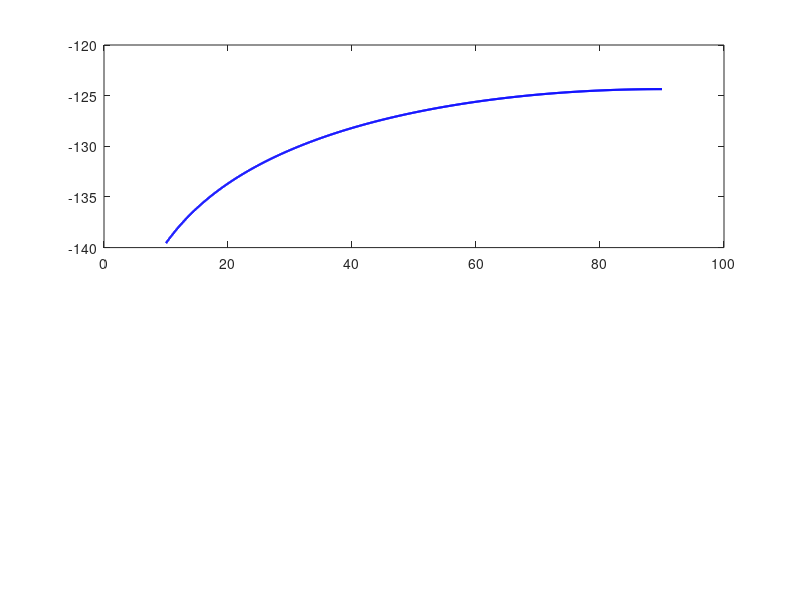

MATLAB code to generate this figure: (Note: this script raises an error after producing the figure.)
clear;
clc;
close all;

c   = 3e8;
GM  = 3.986e14;
Re  = 6.371e6;
fc  = 920e6;
h   = 540e3;
v_sat = sqrt(GM / (Re + h));

t = -450 : 0.1 : 450;
r  = sqrt(h^2 + (v_sat .* t).^2);
El = atan2(h, abs(v_sat .* t));
El_min = 10 * pi/180;
visible = El >= El_min;

t_vis  = t(visible);
r_vis  = r(visible);
El_vis = El(visible) * 180/pi;

Pt_mW = 20;
Pt_dBm = 10*log10(Pt_mW);
Gt = 3.0;
Gr = 6.0;
NF = 4.0;
BW = 100e3;

lambda = c / fc;
FSPL = 20*log10(4*pi*r_vis/lambda);
Pr_dBm = Pt_dBm + Gt + Gr - FSPL;

SF_list = 7:12;
SNR_req = [-7.5 -10 -12.5 -15 -17.5 -20];
Sensitivity = -174 + 10*log10(BW) + NF + SNR_req;

font_size = 16;

figure;
subplot(2,1,1);
plot(El_vis, Pr_dBm, 'b', 'LineWidth', 1.5); hold on;
colors = lines(length(SF_list));
for i = 1:length(SF_list)
    yline(Sensitivity(i), '--', 'Color', colors(i,:));
end
grid on;
xlabel('elevation angle [deg]'); ylabel('received power [dBm]');
title('Received Power vs Sensitivity');
legend(['Pr', "SF=" + string(SF_list)], 'Location', 'best');
set(gca, 'FontSize', font_size);

subplot(2,1,2);
hold on;
for i = 1:length(SF_list)
    Margin = Pr_dBm - Sensitivity(i);
    plot(El_vis, Margin, 'LineWidth', 1.5, 'Color', colors(i,:));
end
yline(0, '--k');
grid on;
xlabel('elevation angle [deg]'); ylabel('link margin [dB]');
title('Link Margin vs Elevation Angle');
legend("SF=" + string(SF_list), 'Location', 'best');
set(gca, 'FontSize', font_size);

fprintf('Worst-case range        : %.1f km\n', max(r_vis)/1e3);
fprintf('Worst-case Pr            : %.1f dBm\n', min(Pr_dBm));
for i = 1:length(SF_list)
    fprintf('SF=%d  Sensitivity=%.1f dBm  Worst-case Margin=%.1f dB\n', ...
        SF_list(i), Sensitivity(i), min(Pr_dBm)-Sensitivity(i));
end
